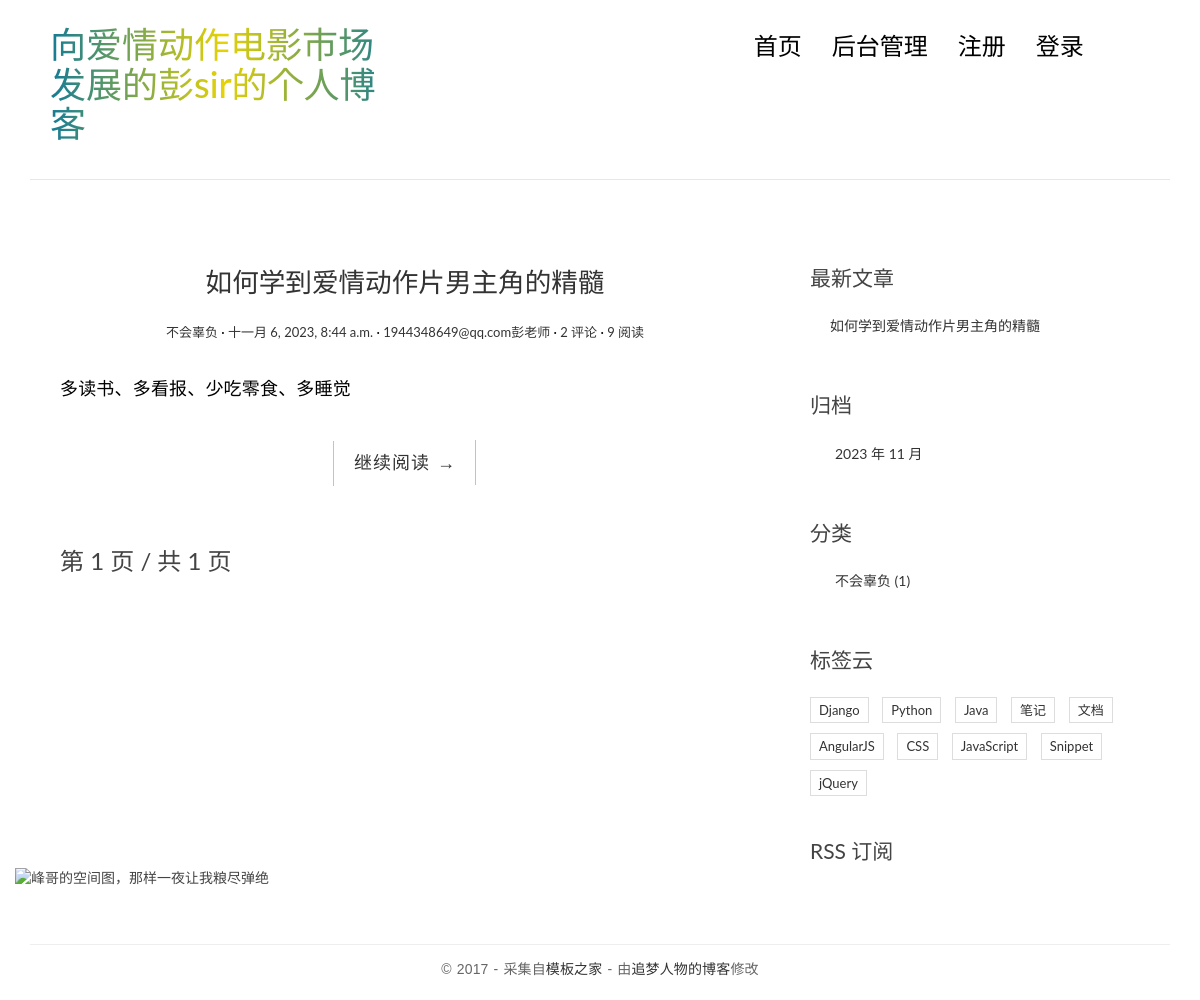
The page / on the database its author committed.
### blog/models.py (models this page shows, shortened)
class Post(models.Model):
    title = models.fields.CharField('文章标题', max_length=100)
    body = models.fields.TextField('文章内容')
    body_html = models.fields.TextField('文章内容html形式', editable=False)
    toc_html =models.fields.TextField('文章目录html形式', editable=False)
    created_time = models.DateTimeField('创建时间', auto_now_add=True)
    modified_time = models.DateTimeField('修改时间', auto_now=True)
    category = models.ForeignKey(Category, verbose_name = '类别', on_delete=models.CASCADE)
    tags = models.ManyToManyField(Tag, verbose_name = '标签')
    author = models.ForeignKey(User, verbose_name = '作者', on_delete=models.CASCADE)
    excerpt = models.CharField('摘要', max_length=64, editable=False)
    views = models.PositiveIntegerField('阅读次数', default=0, editable=False)
    class Meta:
        verbose_name = '文章'   # 单数形式
        verbose_name_plural = verbose_name    # 复数形式

class Category(models.Model):
    name = models.fields.CharField('分类名称', max_length=100)
    class Meta:
        verbose_name = '文章分类'   # 单数形式
        verbose_name_plural = verbose_name    # 复数形式

### users/models.py (models this page shows)
class User(AbstractUser):
    nickname = models.fields.CharField('昵称', max_length=32)
    email = models.fields.EmailField('邮箱')
    class Meta(AbstractUser.Meta):
        pass
    def __str__(self):
        return self.email + self.nickname

### blog/views.py (the view)
# urls.py: path('', views.index),
def index(request):
    page_num = request.GET.get('page_num', 1)
    page_size = request.GET.get('page_size', 2)
    post_all = Post.objects.all().order_by('-created_time')
    try:
        p = Paginator(post_all, page_size)
    except ValueError:
        p = Paginator(post_all, 2)
    try:
        post_list = p.page(page_num)
    except PageNotAnInteger:
        post_list = p.page(1)
    except EmptyPage:
        post_list = p.page(p.num_pages)
    return render(request, 'blog/index.html', context={'post_list': post_list})

### blog/cp.py (called while the page is built)
def blogcp(request):
    return {
        'title': settings.TITLE,
    }

### blog/templatetags/blog_extras.py (called while the page is built)
@register.inclusion_tag('blog/inclusions/recent_posts.html', takes_context=True)
def show_recent_posts(context):
    return {
        'recent_posts': Post.objects.all().order_by('-created_time')[:3]
    }

@register.inclusion_tag('blog/inclusions/archives.html', takes_context=True)
def show_archives(context):
    return {
        'archives': Post.objects.dates('created_time', 'month', order='DESC')
    }

@register.inclusion_tag('blog/inclusions/categories.html', takes_context=True)
def show_categories(context):
    return {
        'categories': Category.objects.all()
    }

### templates/blog/index.html (shortened to what this page needs)
{% extends 'base.html' %}
{% block main %}
 <main class="col-md-8">
            {% for post in post_list %}
            <article class="post post-{{ post.id }}">
                <header class="entry-header">
                    <h1 class="entry-title">
                        <a href="/posts/{{ post.id }}/">{{ post.title }}</a>
                    </h1>
                    <div class="entry-meta">
                        <span class="post-category"><a href="#">{{ post.category.name }}</a></span>
                        <span class="post-date"><a href="#"><time class="entry-date"
                                                                  datetime="{{ post.creted_time }}">{{ post.created_time }}</time></a></span>
                        <span class="post-author"><a href="#">{{ post.author }}</a></span>
                        <span class="comments-link"><a href="#">{{ post.comment_set.count }} 评论</a></span>
                        <span class="views-count"><a href="#">{{ post.views }} 阅读</a></span>
                    </div>
                </header>
                <div class="entry-content clearfix">
                    <p>{{ post.excerpt }}</p>
                    <div class="read-more cl-effect-14">
                        <a href="/posts/{{ post.id }}/" class="more-link">继续阅读 <span class="meta-nav">→</span></a>
                    </div>
                </div>
            </article>
            {% empty %}
            <div>暂时还没有发布的文章</div>
            {% endfor %}
                <div class="pagination-simple">
                    <span class="current">第 {{ post_list.number }} 页 / 共 {{ post_list.paginator.num_pages }} 页</span>
                </div>
            </main>
{% endblock %}

### templates/base.html (shortened to what this page needs)
{% load blog_extras %}
<!DOCTYPE html>
<html>
<head>
    <link rel="stylesheet" href="/static/blog/css/bootstrap.min.css">
    <link rel="stylesheet" href="http://code.ionicframework.com/ionicons/2.0.1/css/ionicons.min.css">
    <link rel="stylesheet" href="/static/blog/css/pace.css">
    <link rel="stylesheet" href="/static/blog/css/custom.css">
    <link href="https://cdn.bootcss.com/highlight.js/9.15.8/styles/github.min.css" rel="stylesheet">
</head>
<body>
<div class="container">
    <header id="site-header">
        <div class="row">
            <div class="col-md-4 col-sm-5 col-xs-8">
                <div class="colorful">
                    <h1><a href="/">{{ title }}</a></h1>
                </div>
            </div>
            <div class="col-md-8 col-sm-7 col-xs-4">
                <nav class="main-nav" role="navigation">
                    <div class="collapse navbar-collapse" id="bs-example-navbar-collapse-1">
                        <ul class="nav navbar-nav navbar-right">
                            <li class="cl-effect-11"><a href="/" data-hover="首页">首页</a></li>
                            <li class="cl-effect-11"><a href="/admin" data-hover="后台管理">后台管理</a></li>
                            {% if user.is_authenticated %}
                            <li class="cl-effect-11"><a href="/logout/" data-hover="退出">退出</a></li>
                            <li class="cl-effect-11"><a href="/password/change/" data-hover="修改密码">修改密码</a></li>
                            {% else %}
                            <li class="cl-effect-11"><a href="/registe/" data-hover="注册">注册</a></li>
                            <li class="cl-effect-11"><a href="/login" data-hover="登录">登录</a></li>
                            {% endif %}
                        </ul>
                    </div>
                </nav>
            </div>
        </div>
    </header>
</div>
<div class="content-body">
    <div class="container">
        <div class="row">
            <div class="col-md-8">
            </div>
            {% block main %}
            {% endblock %}
            <aside class="col-md-4">
                {% show_recent_posts %}
                {% show_archives %}
                {% show_categories %}
                <div class="widget widget-tag-cloud">
                    <h3 class="widget-title">标签云</h3>
                    <ul>
                        <li>
                            <a href="#">Django</a>
                        </li>
                        <li>
                            <a href="#">Python</a>
                        </li>
                        <li>
                            <a href="#">Java</a>
                        </li>
                        <li>
                            <a href="#">笔记</a>
                        </li>
                        <li>
                            <a href="#">文档</a>
                        </li>
                        <li>
                            <a href="#">AngularJS</a>
                        </li>
                        <li>
                            <a href="#">CSS</a>
                        </li>
                        <li>
                            <a href="#">JavaScript</a>
                        </li>
                        <li>
                            <a href="#">Snippet</a>
                        </li>
                        <li>
                            <a href="#">jQuery</a>
                        </li>
                    </ul>
                </div>
                <div class="rss">
                    <a href=""> RSS 订阅</a>
                </div>
            </aside>
            <img src="https://ts1.cn.mm.bing.net/th/id/R-C.2929d57b225c424f007edd33c1636841?rik=D0SFAyz8tNDi6A&riu=http%3a%2f%2fp1.qhimgs4.com%2ft01e091935e38660022.jpg&ehk=FzZmxPgMX7lF264vdIvb0k%2bZ739Nx93byfUXrZ1tJ5Y%3d&risl=&pid=ImgRaw&r=0" height="800px" title="峰哥的空间图，那样一夜让我粮尽弹绝">
        </div>
    </div>
</div>
<footer id="site-footer">
    <div class="container">
        <div class="row">
            <div class="col-md-12">
                <p class="copyright">&copy 2017 - 采集自<a href="http://www.cssmoban.com/"
                                                        target="_blank" title="模板之家">模板之家</a>
                    - 由<a href="http://zmrenwu.com/" title="网页模板" target="_blank">追梦人物的博客</a>修改
                </p>
            </div>
        </div>
    </div>
</footer>
</body>
</html>

### templates/blog/inclusions/recent_posts.html (shortened to what this page needs)
<!DOCTYPE html>
<html lang="en">
<head>
</head>
<body>
  <div class="widget widget-recent-posts">
    <h3 class="widget-title">最新文章</h3>
    <ul>
      {% for post in recent_posts %}
      <li>
        <a href="/posts/{{ post.id }}/">{{ post.title }}</a>
      </li>
      {% endfor %}
    </ul>
  </div>
</body>
</html>

### templates/blog/inclusions/archives.html (shortened to what this page needs)
<!DOCTYPE html>
<html lang="en">
<head>
</head>
<body>
  <div class="widget widget-archives">
    <h3 class="widget-title">归档</h3>
    <ul>
      {% for archive in archives %}
      <li>
          <a href="/archives/{{ archive.year }}/{{ archive.month }}/">{{ archive.year }} 年 {{ archive.month }} 月</a>
      </li>
    {% endfor %}
    </ul>
      </div>
</body>
</html>

### templates/blog/inclusions/categories.html
<div class="widget widget-category">
    <h3 class="widget-title">分类</h3>
    <ul>
        {% for category in categories %}
        <li>
            <a href="/categories/{{ category.id }}/">{{ category.name }} <span class="post-count">({{ category.post_set.count }})</span></a>
        </li>
        {% endfor %}
    </ul>
</div>

### static/blog/css/custom.css (style rules this page uses)
* { outline: none; }
h1, h2, h3, h4, h5, h6 { margin-top: 0; }
a { color: #333; }
body { color: #444; font-family: 'Lato', sans-serif; }
p { font-family: 'Ubuntu', sans-serif; font-weight: 400; word-spacing: 1px; letter-spacing: 0.01em; }
img { max-width: 100%; }
#site-header { background-color: #FFF; padding: 25px 20px; margin-bottom: 40px; border-bottom: 1px solid #e7e7e7; }
.main-nav { margin-top: 11px; max-width: 95%; }
.main-nav a { color: #000000 !important; padding: 0 0 5px 0 !important; margin-right: 30px; font-family: 'Lato', sans-serif; font-weight: 300; font-size: 24px; }
.cl-effect-11 a { padding: 10px 0; color: #0972b4; text-shadow: none; }
.cl-effect-11 a::before { position: absolute; top: 0; left: 0; overflow: hidden; padding: 0 0 5px 0 !important; max-width: 0; border-bottom: 1px solid #000; color: #000; content: attr(data-hover); white-space: nowrap; -webkit-transition: max-width 0.5s; -moz-transition: max-width 0.5s; transition: max-width 0.5s; }
.content-body { padding-bottom: 4em; }
.post { background: #fff; padding: 30px 30px 0; }
.entry-title { text-align: center; font-size: 1.9em; margin-bottom: 20px; line-height: 1.6; padding: 10px 20px 0; }
.entry-meta { text-align: center; color: #DDDDDD; font-size: 13px; margin-bottom: 30px; }
.entry-content { font-size: 18px; line-height: 1.9; font-weight: 300; color: #000; }
.post-category::after, .post-date::after, .post-author::after, .comments-link::after { content: ' ·'; color: #000; }
.read-more { font-family: 'Ubuntu', sans-serif; font-weight: 400; word-spacing: 1px; letter-spacing: 0.01em; text-align: center; margin-top: 20px; }
.cl-effect-14 a { padding: 0 20px; height: 45px; line-height: 45px; position: relative; display: inline-block; margin: 15px 25px; letter-spacing: 1px; font-weight: 400; text-shadow: 0 0 1px rgba(255, 255, 255, 0.3); }
.cl-effect-14 a::before, .cl-effect-14 a::after { position: absolute; width: 45px; height: 1px; background: #C3C3C3; content: ''; -webkit-transition: all 0.3s; -moz-transition: all 0.3s; transition: all 0.3s; pointer-events: none; }
.cl-effect-14 a::before { top: 0; left: 0; -webkit-transform: rotate(90deg); -moz-transform: rotate(90deg); transform: rotate(90deg); -webkit-transform-origin: 0 0; -moz-transform-origin: 0 0; transform-origin: 0 0; }
.cl-effect-14 a::after { right: 0; bottom: 0; -webkit-transform: rotate(90deg); -moz-transform: rotate(90deg); transform: rotate(90deg); -webkit-transform-origin: 100% 0; -moz-transform-origin: 100% 0; transform-origin: 100% 0; }
.widget { background: #fff; padding: 30px 0 0; }
.widget-title { font-size: 1.5em; margin-bottom: 20px; line-height: 1.6; padding: 10px 0 0; font-weight: 400; }
.widget-recent-posts ul { padding: 0; margin: 0; padding-left: 20px; }
.widget-recent-posts ul li { list-style-type: none; position: relative; line-height: 170%; margin-bottom: 10px; }
.widget-recent-posts ul li::before { content: '\f3d3'; font-family: "Ionicons"; position: absolute; left: -17px; top: 3px; font-size: 16px; color: #000; }
.widget-archives ul { padding: 0; margin: 0; padding-left: 25px; }
.widget-archives ul li { list-style-type: none; position: relative; line-height: 170%; margin-bottom: 10px; }
.widget-archives ul li::before { content: '\f3f3'; font-family: "Ionicons"; position: absolute; left: -25px; top: 1px; font-size: 16px; color: #000; }
.widget-category ul { padding: 0; margin: 0; padding-left: 25px; }
.widget-category ul li { list-style-type: none; position: relative; line-height: 170%; margin-bottom: 10px; }
.widget-category ul li::before { content: '\f3fe'; font-family: "Ionicons"; position: absolute; left: -25px; top: 1px; font-size: 18px; color: #000; }
.widget-tag-cloud ul { padding: 0; margin: 0; margin-right: -10px; }
.widget-tag-cloud ul li { list-style-type: none; font-size: 13px; display: inline-block; margin-right: 10px; margin-bottom: 10px; padding: 3px 8px; border: 1px solid #ddd; }
.rss { font-size: 21px; margin-top: 30px; }
.rss a { color: #444; }
#site-footer { padding-top: 10px; padding: 0 0 1.5em 0; }
.copyright { text-align: center; padding-top: 1em; margin: 0; border-top: 1px solid #eee; color: #666; }
.pagination-simple { padding-left: 30px; text_align: center; margin-top: 43px; font-size: 24px; }

### rows shown on the page
Post: title "如何学到爱情动作片男主角的精髓", category.name "不会辜负", created_time "十一月 6, 2023, 8:44 a.m.", author "1944348649@qq.com彭老师", comment_set.count "2", views "9", excerpt "多读书、多看报、少吃零食、多睡觉"
Category: name "不会辜负", post_set.count "1"

### other values the page prints
{{ title }} "向爱情动作电影市场发展的彭sir的个人博客"
{{ post_list.number }} "1"
{{ post_list.paginator.num_pages }} "1"
{{ archive.year }} "2023"
{{ archive.month }} "11"
